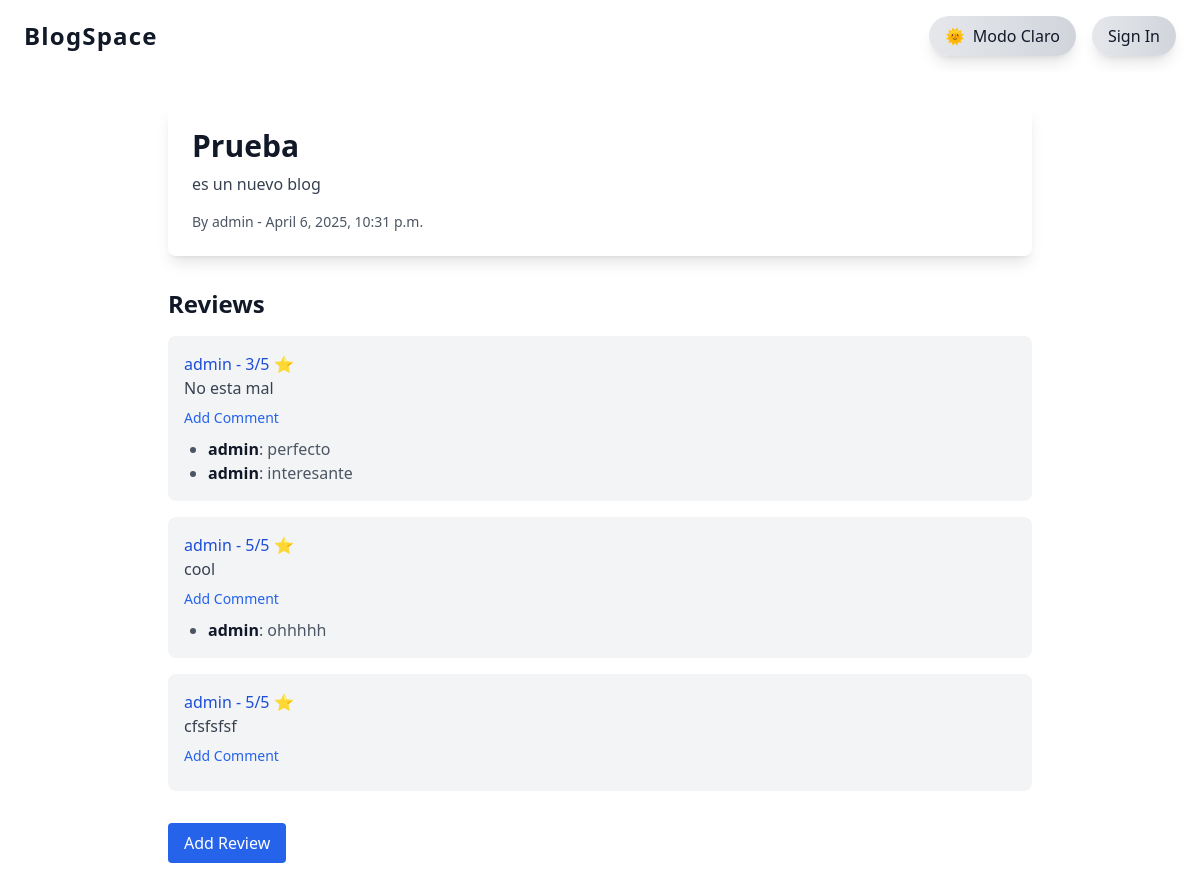
The page /blogs/blog/1/ on the database as committed earlier.
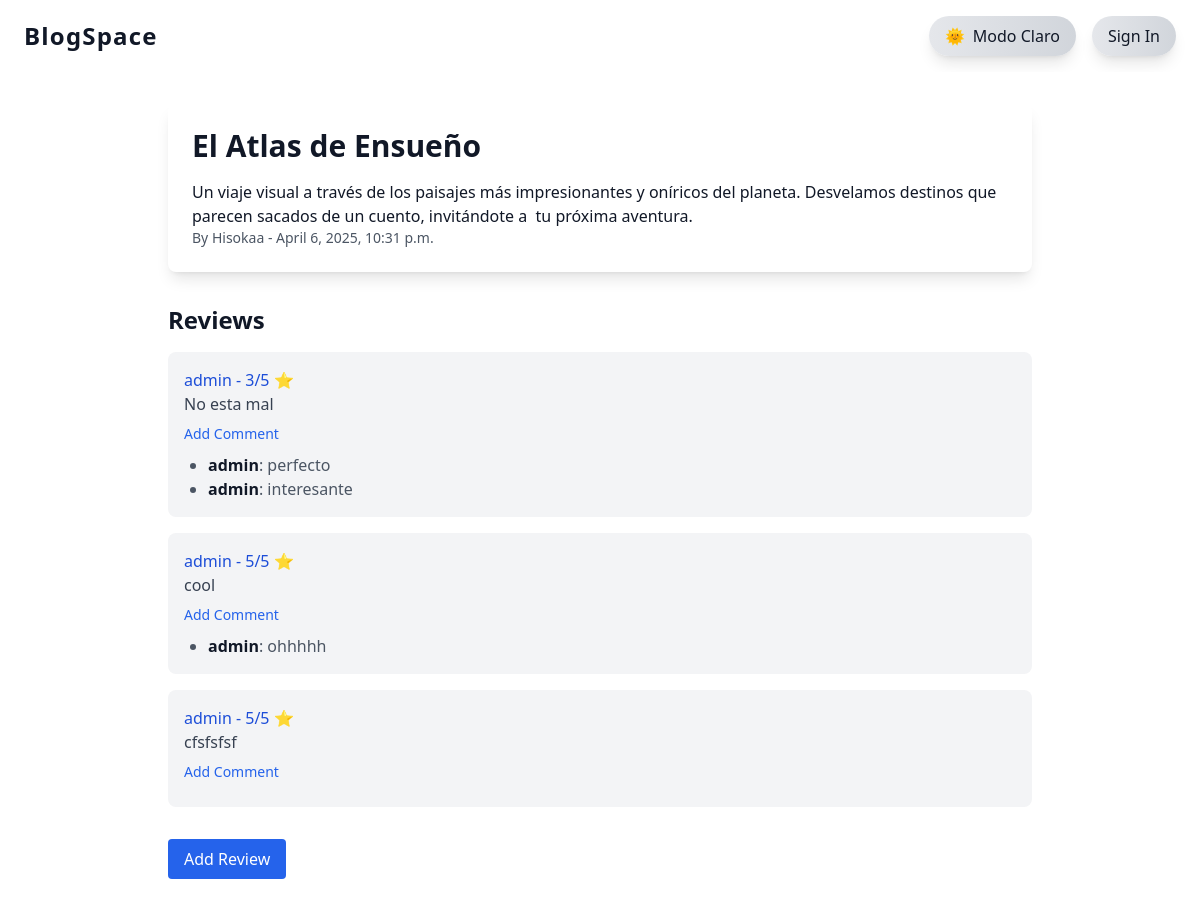
The same page on the database as committed later.
### blogapp/models.py (models this page shows, shortened)
class Blog(models.Model):
    title = models.CharField(max_length=200)
    content = CKEditor5Field('Content', config_name='extends')
    author = models.ForeignKey(User, on_delete=models.CASCADE)
    created_at = models.DateTimeField(auto_now_add=True)
    image = models.ImageField(upload_to='blog_images/', blank=True, null=True)

### blogapp/views.py (the view)
# urls.py: path('blog/<int:pk>/', views.BlogDetailView.as_view(), name='blog_detail'),
class BlogDetailView(DetailView):
    model = Blog
    template_name = 'blogapp/blog_detail.html'

### blogapp/templates/blogapp/blog_detail.html
{% extends 'blogapp/base.html' %}
{% block content %}
  <article class="bg-white dark:bg-gray-900 p-6 rounded-lg shadow-lg transition-all duration-700 ease-in-out dark:text-white text-gray-900 animate-fade-in">
    <h1 class="text-3xl font-bold mb-2">{{ object.title }}</h1>
    <p class="text-gray-700 dark:text-gray-300 mb-4">{{ object.content|safe }}</p>
    <p class="text-sm text-gray-600 dark:text-gray-500">By {{ object.author.username }} - {{ object.created_at }}</p>
  </article>
  <section class="mt-8">
    <h2 class="text-2xl font-semibold mb-4 dark:from-gray-700 dark:to-gray-800 text-gray-900 dark:text-white ">Reviews</h2>
    {% for review in object.reviews.all %}
      <div class="bg-gray-100 dark:bg-gray-800 p-4 rounded-lg mb-4 transition-all duration-700 ease-in-out dark:text-white text-gray-900 animate-fade-in">
        <p class="text-blue-700 dark:text-blue-300 font-medium">{{ review.reviewer.username }} - {{ review.rating }}/5 ⭐</p>
        <p class="text-gray-700 dark:text-gray-300">{{ review.comment }}</p>
        <a href="{% url 'blogapp:add_comment' blog_pk=object.pk review_pk=review.pk %}" class="text-sm text-blue-600 dark:text-blue-400 hover:text-blue-500 dark:hover:text-blue-300 mt-2 inline-block">Add Comment</a>
        <ul class="mt-2 list-disc ml-6 text-gray-600 dark:text-gray-400">
          {% for comment in review.comments.all %}
            <li><span class="font-semibold text-gray-900 dark:text-white">{{ comment.commenter.username }}</span>: {{ comment.content }}</li>
          {% endfor %}
        </ul>
      </div>
    {% empty %}
      <p class="text-gray-400">No reviews yet. Be the first to add one.</p>
    {% endfor %}
    <a href="{% url 'blogapp:add_review' object.pk %}" class="mt-4 inline-block bg-blue-600 hover:bg-blue-700 text-white px-4 py-2 rounded transition-colors">Add Review</a>
  </section>
{% endblock %}

Rows that differ between the two databases and show on the page:
changed Blog: title "Prueba" → "El Atlas de Ensueño"; content "es un nuevo blog" → "Un viaje visual a través de los paisajes más impresionantes y oníricos del planeta. Desvelamos destinos que parecen sacados de un cuento, invitándote a tu próxima aventura."; author.username "admin" → "Hisokaa"
